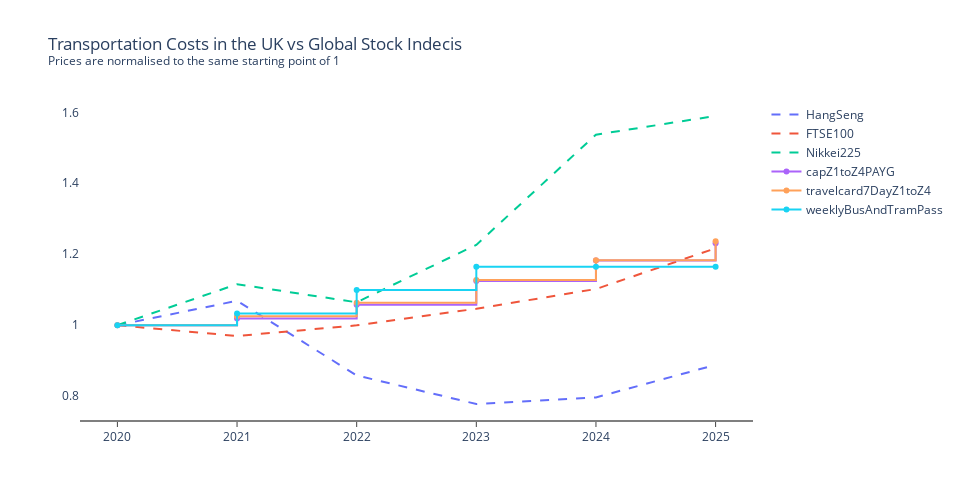

This figure's notebook cell:
### Code cell
selected_stocks = indices_keys[:3]
selected_fares = transportation_keys[8:]
comparison_plot(selected_fares, selected_stocks, 2020, 2025)

### Figure 1 — Plotly figure (JSON) as saved in the notebook; plotly's stock layout.template omitted (floating-point values rounded to 4 significant figures)
{"data": [{"line": {"dash": "dash"}, "mode": "lines", "name": "HangSeng", "type": "scatter", "x": [2020, 2021, 2022, 2023, 2024, 2025], "y": [1.0, 1.069, 0.8586, 0.7781, 0.7966, 0.8884]}, {"line": {"dash": "dash"}, "mode": "lines", "name": "FTSE100", "type": "scatter", "x": [2020, 2021, 2022, 2023, 2024, 2025], "y": [1.0, 0.9698, 0.9997, 1.046, 1.102, 1.217]}, {"line": {"dash": "dash"}, "mode": "lines", "name": "Nikkei225", "type": "scatter", "x": [2020, 2021, 2022, 2023, 2024, 2025], "y": [1.0, 1.116, 1.065, 1.226, 1.537, 1.59]}, {"line": {"shape": "hv"}, "mode": "lines+markers", "name": "capZ1toZ4PAYG", "type": "scatter", "x": [2020, 2021, 2022, 2023, 2024, 2025], "y": [1.0, 1.019, 1.058, 1.125, 1.183, 1.231]}, {"line": {"shape": "hv"}, "mode": "lines+markers", "name": "travelcard7DayZ1toZ4", "type": "scatter", "x": [2020, 2021, 2022, 2023, 2024, 2025], "y": [1.0, 1.025, 1.064, 1.127, 1.183, 1.237]}, {"line": {"shape": "hv"}, "mode": "lines+markers", "name": "weeklyBusAndTramPass", "type": "scatter", "x": [2020, 2021, 2022, 2023, 2024, 2025], "y": [1.0, 1.033, 1.099, 1.165, 1.165, 1.165]}], "layout": {"height": 500, "plot_bgcolor": "white", "showlegend": true, "title": {"text": "Transportation Costs in the UK vs Global Stock Indecis<br><sup>Prices are normalised to the same starting point of 1</sup>"}, "width": 960, "xaxis": {"linecolor": "#7f7f7f", "linewidth": 2, "showgrid": false, "ticks": "outside"}}}
